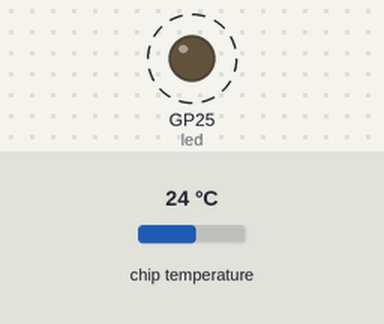
This program was run on a simulated Raspberry Pi Pico running MicroPython. On the bench: output pins drawn as LEDs (lit = HIGH). Dashed ring = blinking. Inputs (shaded band) come from the test bench; at power-on: chip temperature 24 °C. What the program prints to the serial console is not drawn.

Above: at 0.06 s.
Timing chart, 0 to 3.0 s (numbered marks = the images above):
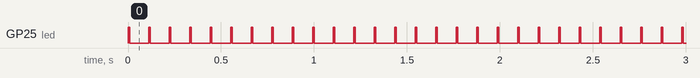

The program:

led_on_and_temp.py
```python
import machine
from machine import ADC
import utime #TODO : compare with "time"

led = machine.Pin(25, machine.Pin.OUT)
SENSOR_TEMP = ADC(4)
CONVERSION_FACTOR= 3.3/65535

while True:
    reading = SENSOR_TEMP.read_u16() * CONVERSION_FACTOR
    temp = round(27 - (reading - 0.706) / 0.001721, 2)
    print(temp)
    led.value(1)
    utime.sleep(.01)
    led.value(0)
    utime.sleep(.1)
```

Measured:
- by itself, GP25 (led): alternates HIGH for 0.01 s and LOW for 0.10 s
